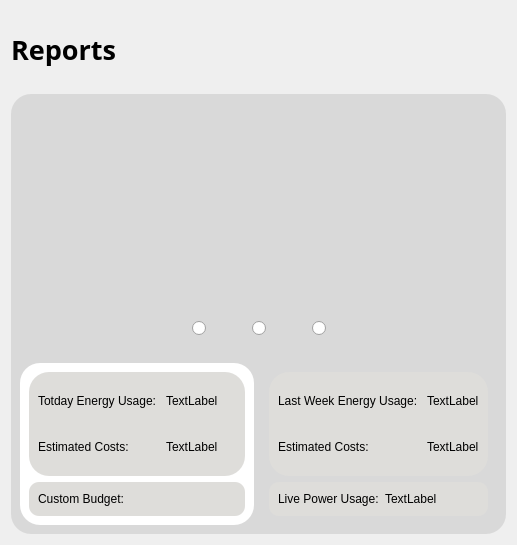
      <widget class="QWidget" name="page4_reports">
       <layout class="QVBoxLayout" name="verticalLayout_26">
        <item>
         <spacer name="verticalSpacer_15">
          <property name="orientation">
           <enum>Qt::Vertical</enum>
          </property>
          <property name="sizeType">
           <enum>QSizePolicy::Fixed</enum>
          </property>
          <property name="sizeHint" stdset="0">
           <size>
            <width>20</width>
            <height>20</height>
           </size>
          </property>
         </spacer>
        </item>
        <item>
         <widget class="QLabel" name="label_20">
          <property name="font">
           <font>
            <family>黑体</family>
            <pointsize>20</pointsize>
            <bold>true</bold>
           </font>
          </property>
          <property name="text">
           <string>Reports</string>
          </property>
         </widget>
        </item>
        <item>
         <spacer name="verticalSpacer_14">
          <property name="orientation">
           <enum>Qt::Vertical</enum>
          </property>
          <property name="sizeType">
           <enum>QSizePolicy::Minimum</enum>
          </property>
          <property name="sizeHint" stdset="0">
           <size>
            <width>20</width>
            <height>20</height>
           </size>
          </property>
         </spacer>
        </item>
        <item>
         <widget class="QFrame" name="frame_16">
          <property name="styleSheet">
           <string notr="true">QPushButton
{
	border:transparent;
}

QFrame
{
	background-color:rgba(217,217,217);
	border:none;
	border-radius:20px;
}</string>
          </property>
          <property name="frameShape">
           <enum>QFrame::StyledPanel</enum>
          </property>
          <property name="frameShadow">
           <enum>QFrame::Raised</enum>
          </property>
          <layout class="QVBoxLayout" name="verticalLayout_25" stretch="0">
           <item>
            <layout class="QGridLayout" name="gridLayout" rowstretch="1,0">
             <item row="0" column="0" colspan="2">
              <widget class="QFrame" name="reportGraphFrame">
               <property name="frameShape">
                <enum>QFrame::Box</enum>
               </property>
               <layout class="QVBoxLayout" name="verticalLayout_24">
                <property name="sizeConstraint">
                 <enum>QLayout::SetDefaultConstraint</enum>
                </property>
                <item>
                 <widget class="QChartView" name="reportGraph"/>
                </item>
                <item>
                 <widget class="QFrame" name="horizontalFrame">
                  <property name="minimumSize">
                   <size>
                    <width>0</width>
                    <height>20</height>
                   </size>
                  </property>
                  <layout class="QHBoxLayout" name="horizontalLayout_5">
                   <item>
                    <spacer name="horizontalSpacer">
                     <property name="orientation">
                      <enum>Qt::Horizontal</enum>
                     </property>
                     <property name="sizeHint" stdset="0">
                      <size>
                       <width>40</width>
                       <height>20</height>
                      </size>
                     </property>
                    </spacer>
                   </item>
                   <item>
                    <widget class="QRadioButton" name="dayChartButton">
                     <property name="text">
                      <string/>
                     </property>
                    </widget>
                   </item>
                   <item>
                    <spacer name="horizontalSpacer_3">
                     <property name="orientation">
                      <enum>Qt::Horizontal</enum>
                     </property>
                     <property name="sizeType">
                      <enum>QSizePolicy::Minimum</enum>
                     </property>
                     <property name="sizeHint" stdset="0">
                      <size>
                       <width>40</width>
                       <height>20</height>
                      </size>
                     </property>
                    </spacer>
                   </item>
                   <item>
                    <widget class="QRadioButton" name="accumDayChartButton">
                     <property name="text">
                      <string/>
                     </property>
                    </widget>
                   </item>
                   <item>
                    <spacer name="horizontalSpacer_4">
                     <property name="orientation">
                      <enum>Qt::Horizontal</enum>
                     </property>
                     <property name="sizeType">
                      <enum>QSizePolicy::Minimum</enum>
                     </property>
                     <property name="sizeHint" stdset="0">
                      <size>
                       <width>40</width>
                       <height>20</height>
                      </size>
                     </property>
                    </spacer>
                   </item>
                   <item>
                    <widget class="QRadioButton" name="weekChartButton">
                     <property name="text">
                      <string/>
                     </property>
                    </widget>
                   </item>
                   <item>
                    <spacer name="horizontalSpacer_2">
                     <property name="orientation">
                      <enum>Qt::Horizontal</enum>
                     </property>
                     <property name="sizeHint" stdset="0">
                      <size>
                       <width>40</width>
                       <height>20</height>
                      </size>
                     </property>
                    </spacer>
                   </item>
                  </layout>
                 </widget>
                </item>
               </layout>
              </widget>
             </item>
             <item row="1" column="1">
              <widget class="QFrame" name="verticalFrame">
               <layout class="QVBoxLayout" name="verticalLayout_13">
                <item>
                 <widget class="QFrame" name="formFrame_2">
                  <property name="minimumSize">
                   <size>
                    <width>0</width>
                    <height>80</height>
                   </size>
                  </property>
                  <property name="styleSheet">
                   <string notr="true">background-color:rgb(222, 221, 218);
border:none;
border-radius:20px;</string>
                  </property>
                  <layout class="QFormLayout" name="formLayout_2">
                   <item row="1" column="1">
                    <widget class="QLabel" name="costWeek">
                     <property name="minimumSize">
                      <size>
                       <width>0</width>
                       <height>40</height>
                      </size>
                     </property>
                     <property name="text">
                      <string>TextLabel</string>
                     </property>
                    </widget>
                   </item>
                   <item row="0" column="0">
                    <widget class="QLabel" name="label_4">
                     <property name="minimumSize">
                      <size>
                       <width>0</width>
                       <height>35</height>
                      </size>
                     </property>
                     <property name="text">
                      <string>Last Week Energy Usage: </string>
                     </property>
                    </widget>
                   </item>
                   <item row="1" column="0">
                    <widget class="QLabel" name="label_5">
                     <property name="minimumSize">
                      <size>
                       <width>0</width>
                       <height>35</height>
                      </size>
                     </property>
                     <property name="text">
                      <string>Estimated Costs:</string>
                     </property>
                    </widget>
                   </item>
                   <item row="0" column="1">
                    <widget class="QLabel" name="usageWeek">
                     <property name="minimumSize">
                      <size>
                       <width>0</width>
                       <height>40</height>
                      </size>
                     </property>
                     <property name="text">
                      <string>TextLabel</string>
                     </property>
                    </widget>
                   </item>
                  </layout>
                 </widget>
                </item>
                <item>
                 <widget class="QFrame" name="horizontalFrame">
                  <property name="styleSheet">
                   <string notr="true">background-color:rgb(222, 221, 218);
border:none;
border-radius:10px;</string>
                  </property>
                  <layout class="QHBoxLayout" name="horizontalLayout_10">
                   <item>
                    <widget class="QLabel" name="label_6">
                     <property name="text">
                      <string>Live Power Usage:</string>
                     </property>
                    </widget>
                   </item>
                   <item>
                    <widget class="QLabel" name="powerUsageR">
                     <property name="text">
                      <string>TextLabel</string>
                     </property>
                    </widget>
                   </item>
                  </layout>
                 </widget>
                </item>
               </layout>
              </widget>
             </item>
             <item row="1" column="0">
              <widget class="QFrame" name="frame_21">
               <property name="minimumSize">
                <size>
                 <width>150</width>
                 <height>0</height>
                </size>
               </property>
               <property name="maximumSize">
                <size>
                 <width>16777215</width>
                 <height>200</height>
                </size>
               </property>
               <property name="styleSheet">
                <string notr="true">background-color:rgba(255,255,255);
border:none;
border-radius:20px;
color:black;</string>
               </property>
               <property name="frameShape">
                <enum>QFrame::StyledPanel</enum>
               </property>
               <property name="frameShadow">
                <enum>QFrame::Raised</enum>
               </property>
               <layout class="QVBoxLayout" name="verticalLayout_23">
                <item>
                 <widget class="QFrame" name="formFrame">
                  <property name="minimumSize">
                   <size>
                    <width>0</width>
                    <height>80</height>
                   </size>
                  </property>
                  <property name="styleSheet">
                   <string notr="true">background-color:rgb(222, 221, 218);
border:none;
border-radius:20px;</string>
                  </property>
                  <layout class="QFormLayout" name="formLayout">
                   <item row="0" column="0">
                    <widget class="QLabel" name="label_2">
                     <property name="minimumSize">
                      <size>
                       <width>0</width>
                       <height>35</height>
                      </size>
                     </property>
                     <property name="text">
                      <string>Totday Energy Usage: </string>
                     </property>
                    </widget>
                   </item>
                   <item row="0" column="1">
                    <widget class="QLabel" name="energyUsageR">
                     <property name="minimumSize">
                      <size>
                       <width>0</width>
                       <height>40</height>
                      </size>
                     </property>
                     <property name="text">
                      <string>TextLabel</string>
                     </property>
                    </widget>
                   </item>
                   <item row="1" column="0">
                    <widget class="QLabel" name="label_3">
                     <property name="minimumSize">
                      <size>
                       <width>0</width>
                       <height>35</height>
                      </size>
                     </property>
                     <property name="text">
                      <string>Estimated Costs:</string>
                     </property>
                    </widget>
                   </item>
                   <item row="1" column="1">
                    <widget class="QLabel" name="costTodayR">
                     <property name="minimumSize">
                      <size>
                       <width>0</width>
                       <height>40</height>
                      </size>
                     </property>
                     <property name="text">
                      <string>TextLabel</string>
                     </property>
                    </widget>
                   </item>
                  </layout>
                 </widget>
                </item>
                <item>
                 <widget class="QFrame" name="horizontalFrame">
                  <property name="styleSheet">
                   <string notr="true">background-color:rgb(222, 221, 218);
border:none;
border-radius:10px;</string>
                  </property>
                  <layout class="QHBoxLayout" name="horizontalLayout_11">
                   <item alignment="Qt::AlignLeft">
                    <widget class="QLabel" name="label_12">
                     <property name="sizePolicy">
                      <sizepolicy hsizetype="Preferred" vsizetype="Preferred">
                       <horstretch>0</horstretch>
                       <verstretch>0</verstretch>
                      </sizepolicy>
                     </property>
                     <property name="text">
                      <string>Custom Budget:</string>
                     </property>
                    </widget>
                   </item>
                   <item>
                    <widget class="QLineEdit" name="budgetInput">
                     <property name="sizePolicy">
                      <sizepolicy hsizetype="Preferred" vsizetype="Preferred">
                       <horstretch>0</horstretch>
                       <verstretch>0</verstretch>
                      </sizepolicy>
                     </property>
                    </widget>
                   </item>
                  </layout>
                 </widget>
                </item>
               </layout>
              </widget>
             </item>
            </layout>
           </item>
          </layout>
         </widget>
        </item>
       </layout>
      </widget>
